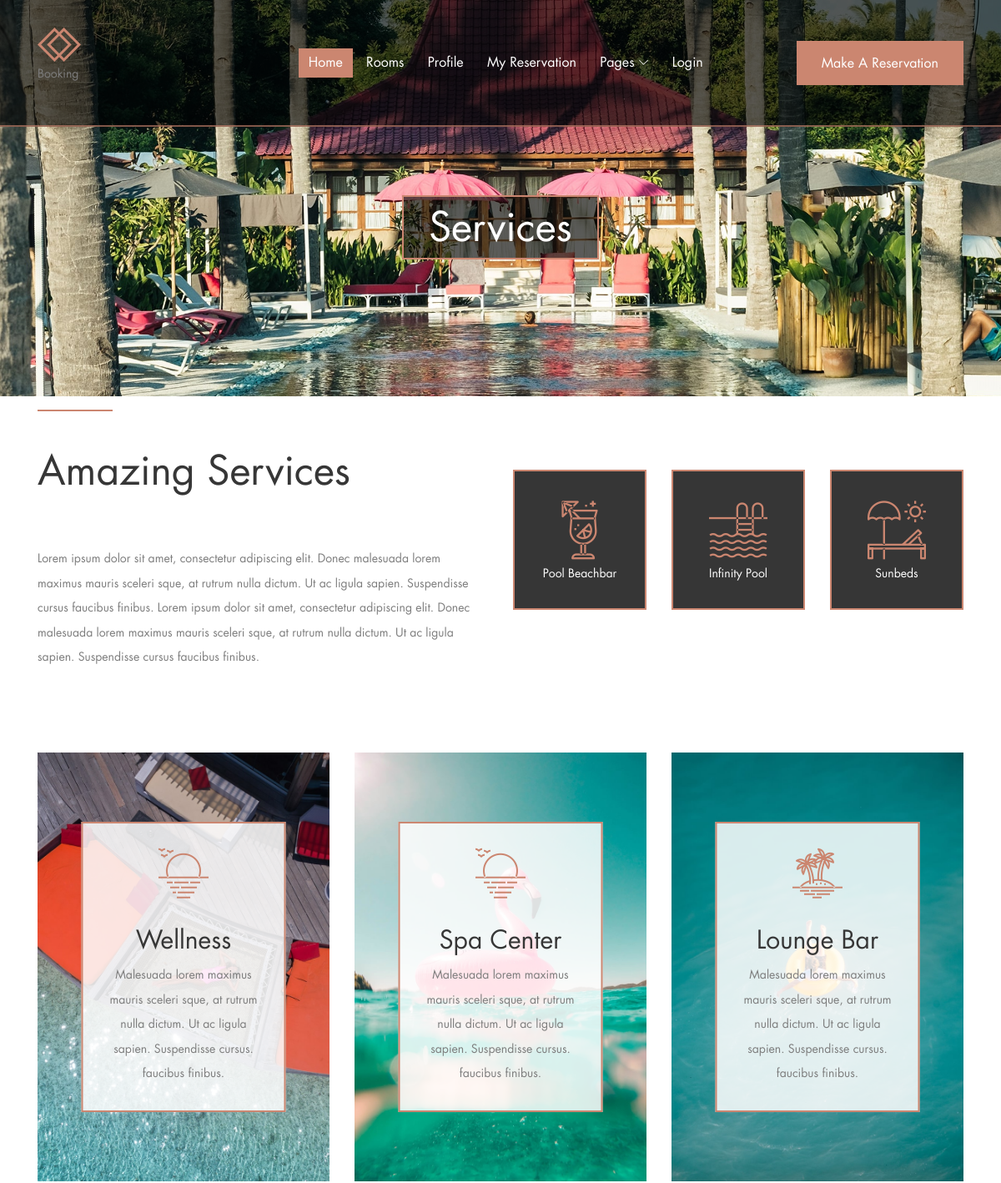
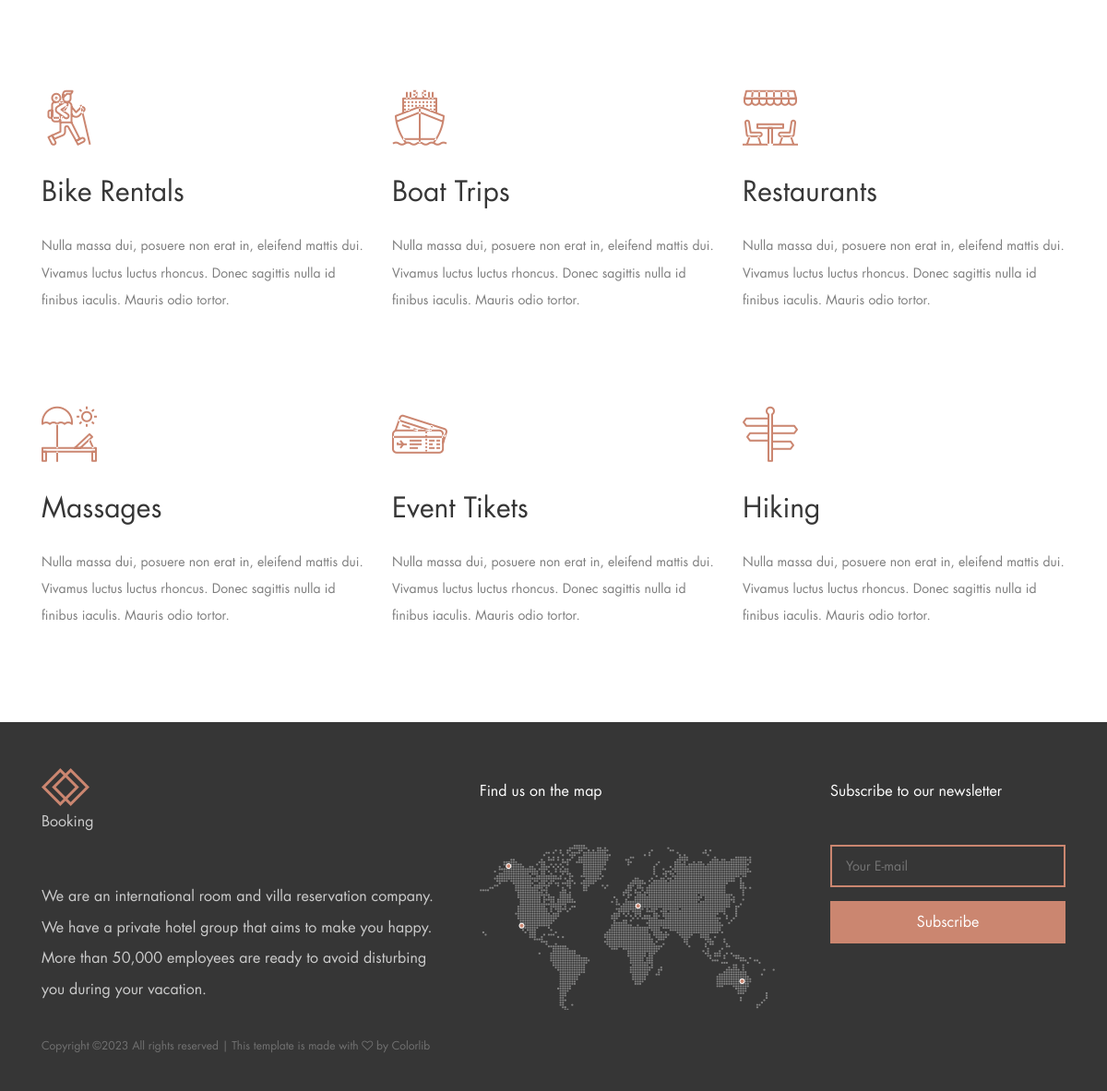
/services, run on the app's committed database (2 pictures, top to bottom).
### settings/models.py (models this page shows, shortened)
class Settings(models.Model):
    site_name = models.CharField(max_length=50)
    logo = models.ImageField(upload_to='home_page/')
    email = models.EmailField(max_length=254)
    image = models.ForeignKey('Image',related_name='home_page_image',on_delete=models.CASCADE, null=True, blank=True)
    phone_number = models.CharField(max_length=20)
    description = models.TextField(max_length=200 )
    address = models.CharField(max_length=500 , default= 'Egypt')
    fb_link = models.URLField(max_length=200)
    tw_link = models.URLField(max_length=200)
    in_link = models.URLField(max_length=200)
    address_2 = models.CharField(max_length = 300 ,default= 'Egypt')

class Services(models.Model):
    name = models.CharField(max_length = 50)
    icon = models.CharField(max_length=200)
    image = models.ImageField(upload_to='services/', null=True , blank=True  )
    description = models.TextField(max_length=500 , blank=True , null=True)

### settings/views.py (the view)
# urls.py: path('services', views.services, name = 'services'),
def services(request):
    services = Services.objects.all()[:3]
    services_2 = Services.objects.all()[3:6]
    services_3 = Services.objects.all()[6:]
    context = {'services':services, 'services_2':services_2 , 'services_3': services_3 }
    return render(request, 'settings/services.html', context)

### settings/templates/settings/services.html (shortened to what this page needs)
{% extends 'base.html' %}
{% load static %}
{% block body %}
    <section class="breadcumb-area bg-img d-flex align-items-center justify-content-center" style="background-image: url({%static 'img/bg-img/bg-5.jpg'%});">
        <div class="bradcumbContent">
            <h2>Services</h2>
        </div>
    </section>
    <div class="book-now-area">
        <div class="container">
            <div class="row justify-content-center">
                <div class="col-12 col-lg-10">
                </div>
            </div>
        </div>
    </div>
    <section class="services-intro">
        <div class="container">
            <div class="row align-items-center">
                <div class="col-12 col-lg-6">
                    <div class="service-intro-text mb-100">
                        <div class="section-heading">
                            <div class="line-"></div>
                            <h2>Amazing Services</h2>
                        </div>
                        <p>Lorem ipsum dolor sit amet, consectetur adipiscing elit. Donec malesuada lorem maximus mauris sceleri sque, at rutrum nulla dictum. Ut ac ligula sapien. Suspendisse cursus faucibus finibus. Lorem ipsum dolor sit amet, consectetur adipiscing elit. Donec malesuada lorem maximus mauris sceleri sque, at rutrum nulla dictum. Ut ac ligula sapien. Suspendisse cursus faucibus finibus.</p>
                    </div>
                </div>
                <div class="col-12 col-lg-6">
                    <div class="row mb-100">
                        {% for service in services %}
                        <div class="col-12 col-sm-4">
                            <div class="single-cool-fact">
                                <div class="scf-text">
                                    <i class="{{service.icon}}"></i>
                                    <p>{{service.name}}</p>
                                </div>
                            </div>
                        </div>
                        {% endfor %}
                    </div>
                </div>
            </div>
        </div>
    </section>
    <section class="core-features-area">
        <div class="container">
            <div class="row justify-content-center">
            {% for service in services_2 %}
                <div class="col-12 col-md-6 col-lg-4">
                    <div class="single-core-feature mb-100">
                        <div class="bg-thumbnail bg-img" style="background-image: url({{service.image.url}});"></div>
                        <div class="feature-content">
                            <i class="{{service.icon}}"></i>
                            <h3>{{service.name}}</h3>
                            <p>{{service.description}}</p>
                        </div>
                    </div>
                </div>
            {% endfor %}
            </div>
        </div>
    </section>
    <section class="services-area">
        <div class="container">
            <div class="row">
                {% for service in services_3 %}
                <div class="col-12 col-sm-6 col-lg-4">
                    <div class="single-service-area mb-100 wow fadeInUp" data-wow-delay="100ms">
                        <i class="{{service.icon}}"></i>
                        <h4>{{service.name}}</h4>
                        <p>{{service.description}}</p>
                    </div>
                </div>
                {% endfor %}
            </div>
        </div>
    </section>
    {% endblock body %}

### templates/base.html (shortened to what this page needs)
{% load static %}
<!DOCTYPE html>
<html lang="en">
<head>
    <link rel="stylesheet" href="{% static 'style.css' %}">
</head>
<body>
    <header class="header-area">
        <div class="palatin-main-menu">
            <div class="classy-nav-container breakpoint-off">
                <div class="container">
                    <nav class="classy-navbar justify-content-between" id="palatinNav">
                        <a href="{%url 'settings:home' %}" class="nav-brand"><img src="{{my_footer.logo.url}}" alt="My image"><p>Booking</p></a>
                        <div class="classy-menu">
                            <div class="classynav">
                                <ul>
                                    <li class="active"><a href="{%url 'settings:home' %}">Home</a></li>
                                    <li><a href="{%url 'unit:unit_list' %}">Rooms</a></li>
                                    <li><a href="{%url 'accounts:profile'%}">Profile</a></li>
                                    <li><a href="{%url 'accounts:my_reservation'%}">My Reservation</a></li>
                                    <li><a href="#">Pages</a>
                                    </li>
                                {% if request.user.is_authenticated %}
                                {% else %}
                                    <li><a href="{%url 'login'%}">Login</a></li>
                                {% endif %}
                                </ul>
                                <div class="menu-btn">
                                    <a href="{%url 'unit:unit_list' %}" class="btn palatin-btn">Make a Reservation</a>
                                </div>
                            </div>
                        </div>
                    </nav>
                </div>
            </div>
        </div>
    </header>
    {% block body %}
    {% endblock body %}
    <footer class="footer-area">
        <div class="container">
            <div class="row">
                <div class="col-12 col-lg-5">
                    <div class="footer-widget-area mt-50">
                        <a href="{%url 'settings:home' %}" class="d-block mb-5"><img src="{{my_footer.logo.url}}" alt=""><p>Booking</p></a>
                        <p>We are an international room and villa reservation company. We have a private hotel group that aims to make you happy.
                            More than 50,000 employees are ready to avoid disturbing you during your vacation. </p>
                    </div>
                </div>
                <div class="col-12 col-md-6 col-lg-4">
                    <div class="footer-widget-area mt-50">
                        <h6 class="widget-title mb-5">Find us on the map</h6>
                        <img src="{%static 'img/bg-img/footer-map.png' %}" alt="">
                    </div>
                </div>
                <div class="col-12 col-md-6 col-lg-3">
                    <div class="footer-widget-area mt-50">
                        <h6 class="widget-title mb-5">Subscribe to our newsletter</h6>
                        <form action="#" method="post" class="subscribe-form">
                            <input type="email" name="subscribe-email" id="subscribeemail" placeholder="Your E-mail">
                            <button type="submit">Subscribe</button>
                        </form>
                    </div>
                </div>
                <div class="col-12">
                    <div class="copywrite-text mt-30">
                        <p><a href="#">
Copyright &copy;<script>document.write(new Date().getFullYear());</script> All rights reserved | This template is made with <i class="fa fa-heart-o" aria-hidden="true"></i> by <a href="https://colorlib.com" target="_blank">Colorlib</a>
</p>
                    </div>
                </div>
            </div>
        </div>
    </footer>
</body>
</html>

### static/css/classy-nav.css (style rules this page uses)
* { margin: 0; padding: 0; }
body { font-family: "Roboto", sans-serif; }
ul, ol { margin: 0; }
ul li, ol li { list-style: none; }
img { height: auto; max-width: 100%; }
.bg-img { background-position: center center; background-size: cover; background-repeat: no-repeat; }
.classy-nav-container { position: relative; z-index: 100; background-color: #ffffff; }
.classy-nav-container * { box-sizing: border-box; }
.classy-nav-container a { -webkit-transition-duration: 500ms; transition-duration: 500ms; text-decoration: none; outline: none; font-size: 14px; font-weight: 400; color: #232323; display: inline-block; }
.justify-content-between { -webkit-box-pack: justify; -ms-flex-pack: justify; justify-content: space-between; }
.justify-content-center { -webkit-box-pack: center; -ms-flex-pack: center; justify-content: center; }
.classy-navbar { width: 100%; height: 70px; padding: 0.5em 2em; display: -webkit-box; display: -ms-flexbox; display: flex; -webkit-box-align: center; -ms-flex-align: center; -ms-grid-row-align: center; align-items: center; }
.classy-navbar .nav-brand { font-size: 26px; font-weight: 500; color: #565656; display: inline-block; margin-right: 30px; }
.classynav ul li { display: inline-block; clear: both; position: inherit; z-index: 10; }
.classynav ul li.cn-dropdown-item { position: relative; z-index: 10; }
.classynav ul li a { padding: 0 12px; display: block; height: 35px; font-size: 14px; line-height: 34px; }
.classynav ul li.megamenu-item > a:after, .classynav ul li.has-down > a:after { font-family: 'classyfonts'; content: "\e900"; font-size: 12px; color: #000000; padding-left: 5px; -webkit-transition-duration: 500ms; transition-duration: 500ms; }
.breakpoint-off .classynav { display: -webkit-box; display: -ms-flexbox; display: flex; -webkit-box-align: center; -ms-flex-align: center; -ms-grid-row-align: center; align-items: center; }

### data on the page
Settings: logo (picture)
Services: name "Pool Beachbar"
Services: name "Infinity Pool"
Services: name "Sunbeds"
Services: image (picture), name "Wellness", description "Malesuada lorem maximus mauris sceleri sque, at rutrum nulla dictum. Ut ac ligula sapien. Suspendisse cursus. faucibus finibus."
Services: image (picture), name "Spa Center", description "Malesuada lorem maximus mauris sceleri sque, at rutrum nulla dictum. Ut ac ligula sapien. Suspendisse cursus. faucibus finibus."
Services: image (picture), name "Lounge Bar", description "Malesuada lorem maximus mauris sceleri sque, at rutrum nulla dictum. Ut ac ligula sapien. Suspendisse cursus. faucibus finibus."
Services: name "Bike Rentals", description "Nulla massa dui, posuere non erat in, eleifend mattis dui. Vivamus luctus luctus rhoncus. Donec sagittis nulla id finibus iaculis. Mauris odio tortor."
Services: name "Boat Trips", description "Nulla massa dui, posuere non erat in, eleifend mattis dui. Vivamus luctus luctus rhoncus. Donec sagittis nulla id finibus iaculis. Mauris odio tortor."
Services: name "Restaurants", description "Nulla massa dui, posuere non erat in, eleifend mattis dui. Vivamus luctus luctus rhoncus. Donec sagittis nulla id finibus iaculis. Mauris odio tortor."
Services: name "Massages", description "Nulla massa dui, posuere non erat in, eleifend mattis dui. Vivamus luctus luctus rhoncus. Donec sagittis nulla id finibus iaculis. Mauris odio tortor."
Services: name "Event Tikets", description "Nulla massa dui, posuere non erat in, eleifend mattis dui. Vivamus luctus luctus rhoncus. Donec sagittis nulla id finibus iaculis. Mauris odio tortor."
Services: name "Hiking", description "Nulla massa dui, posuere non erat in, eleifend mattis dui. Vivamus luctus luctus rhoncus. Donec sagittis nulla id finibus iaculis. Mauris odio tortor."
